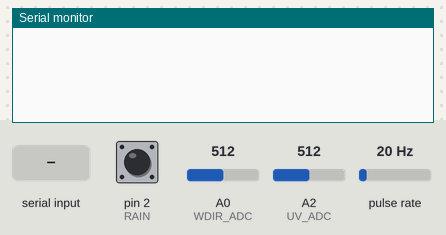
Bench run of a sketch on a simulated Arduino Uno, built with avr-gcc and run on an emulated ATmega328P. Shown: the last lines printed to the serial monitor. Wiring (inferred from the names in the program): pulse sensor: data pin 3. Inputs (shaded band) come from the test bench; at power-on: pin 2 (RAIN) HIGH, A0 (WDIR_ADC) = 512, A2 (UV_ADC) = 512, pulse rate 20 Hz.

Above: at 1.2 s.
1.3 s: "t" received over Serial
At 1.8 s:
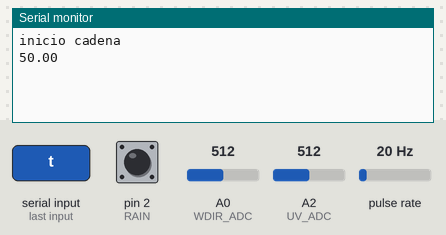
2.8 s: "1" received over Serial
At 4.0 s:
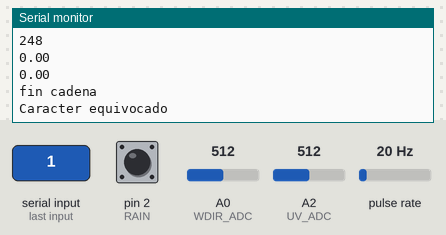
Timing chart, 0 to 5.8 s (numbered marks = the images above; inputs shaded):
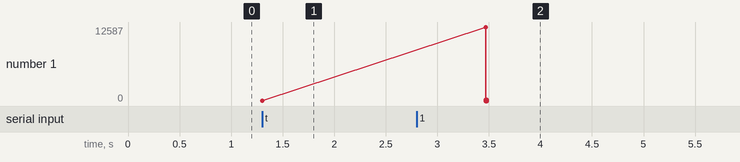

Measured:
- after the input at 1.3 s, the serial monitor: prints a new line at once (image 1)
- after the input at 2.8 s, the serial monitor: prints a new line after 0.68 s (image 2)

The sketch:

integrado_ok.ino
```cpp
/*
 * Sensores_lluvia_viento.ino
 * Created: 6/13/2017 10:30:59 AM
 * Author: protein-2017
 * URL: https://learn.sparkfun.com/tutorials/weather-shield-hookup-guide
 * URL github: https://github.com/sparkfun/Weather_Shield/blob/master/firmware/Weather_Shield_Weather_Station/Weather_Shield_Weather_Station.ino
 * Version: 2.0 (solo info sin procesar)
 * Circuito: Solo se necesita conectar una resistencia de 10K @ 5V en la salida de la VELETA (pin4 de roseta) y un condensador (1e-6 o 100e-9F) a TIERRA (véase datasheet).
 *				Toda la otra parte de la circuitería, es conexión a los puertos digitales/analogos de acuerdo a lo indicado en el programa.
 */


//Hardware pin definitions
//-=-=-=-=-=-=-=-=-=-=-=-=-=-=-=-=-=-=-=-=-=-=-=-=-=-=-=-=
// digital I/O pins
const byte WSPEED = 3;
const byte RAIN = 2;

// analog I/O pins
const byte WDIR_ADC = A0;
const byte LUMENS_ADC = A1;
const byte UV_ADC = A2;
//-=-=-=-=-=-=-=-=-=-=-=-=-=-=-=-=-=-=-=-=-=-=-=-=-=-=-=-=

//Global Variables
//-=-=-=-=-=-=-=-=-=-=-=-=-=-=-=-=-=-=-=-=-=-=-=-=-=-=-=-=
long lastSecond; //The millis counter to see when a second rolls by
byte seconds; //When it hits 60, increase the current minute
byte seconds_2m; //Keeps track of the "wind speed/dir avg" over last 2 minutes array of data
byte minutes; //Keeps track of where we are in various arrays of data
byte minutes_10m; //Keeps track of where we are in wind gust/dir over last 10 minutes array of data

long			lastWindCheck = 0;
volatile long	lastWindIRQ = 0;
volatile byte	windClicks = 0;

byte windspdavg[120]; //120 bytes to keep track of 2 minute average

#define WIND_DIR_AVG_SIZE 120
int		winddiravg[WIND_DIR_AVG_SIZE];		//120 ints to keep track of 2 minute average
float	windgust_10m[10];					//10 floats to keep track of 10 minute max
int		windgustdirection_10m[10];			//10 ints to keep track of 10 minute max
volatile float rainHour[60];			//60 floating numbers to keep track of 60 minutes of rain

//These are all the weather values that underground expects:
int		winddir = 0;			// [0-360 instantaneous wind direction]
char*	_nameWDir = "";
float	windspeed_kph = 0;	// [[kph instantaneous wind speed]

float	windgust_kph = 0;		// [[kph current wind gust]
int		windgustdir = 0;		// [0-360 using software specific time period]

float	windspd_kph_avg2m = 0;	//[kph 2 min average wind speed on kph]

int		winddir_avg2m = 0;		// [0-360 2 minute average wind direction]
float	windgust_kph_10m = 0;		//[kph past 10min wind gust mph]

int		windgustdir_10m = 0;	// [0-360 past 10 minutes wind gust direction]

float	rainin = 0;			// [rain inches over the past hour)] -- the accumulated rainfall in the past 60 min

volatile float dailyrainin = 0; // [rain inches so far today in local time]

// volatiles are subject to modification by IRQs
volatile unsigned long raintime, rainlast, raininterval, rain;

char* nameDirWind[]	={	"N","NNE","NE","ENE",
						"E","ESE","SE","SSE",
						"S","SSO","SO","OSO",
						"O","ONO","NO","NNO"	};	// 16 elementos

int numDirWind[]	={	0,23,45,68,
						90,113,135,158,
						180,203,225,248,
						270,293,315,338			}; // 16 elementos

//Variables para UV / Lumens
boolean	flag_consulta=false;
int		lect, sensorUV;
float	conv, lux, Vsig;
long	sum;

//-=-=-=-=-=-=-=-=-=-=-=-=-=-=-=-=-=-=-=-=-=-=-=-=-=-=-=-=

//Interrupt routines (these are called by the hardware interrupts, not by the main code)
//-=-=-=-=-=-=-=-=-=-=-=-=-=-=-=-=-=-=-=-=-=-=-=-=-=-=-=-=


void rainIRQ()		//VMH: Se modifica los valores para kilometros por hora (kph)
// Count rain gauge bucket tips as they occur
// Activated by the magnet and reed switch in the rain gauge, attached to input D2
{
    raintime = millis();				// grab current time
    raininterval = raintime - rainlast; // calculate interval between this and last event

    if (raininterval > 10)				// ignore switch-bounce glitches less than 10mS after initial edge
    {
        dailyrainin += 0.2794;			//Each dump is 0.2794mm of water	(dump: volcado)
		rainHour[minutes] += 0.2794;	//Increase this minute's amount of rain rainHour[0] +0.2794
        rainlast = raintime;			// set up for next event
    }
}


void wspeedIRQ()		//VMH: Sin modificaciones IRQ
// Activated by the magnet in the anemometer (2 ticks per rotation), attached to input D3
{
    if (millis() - lastWindIRQ > 10) // Ignore switch-bounce glitches less than 10ms (142MPH max reading) after the reed switch closes
    {
        lastWindIRQ = millis(); //Grab the current time
        windClicks++; //There is 1.492MPH for each click per second.
    }
}


void setup()
{
    Serial.begin(115200);
    pinMode(WSPEED, INPUT_PULLUP);				// input from wind meters windspeed sensor
    pinMode(RAIN, INPUT_PULLUP);				// input from wind meters rain gauge sensor
    seconds = 0;
    lastSecond = millis();
    // attach external interrupt pins to IRQ functions
    attachInterrupt(0, rainIRQ, FALLING);
    attachInterrupt(1, wspeedIRQ, FALLING);
    interrupts();								//turn on interrupts
}


//Calculates each of the variables that underground is expecting
// Esta seccion de funcion no se adultera, porque corresponde a la matematica aplicada a los valores que
// se capturan.
void calcWeather()
{
	//Calc winddir
	winddir = numDirWind[get_wind_direction()];	//get wind entrega el index para obtener el grado de la direccion
	//si se desea el cardinal de la direccion se utilizaría la funcion
	//nameDirWind[]
	//Calculo para windspeed en kph para avg2m
	float temp = 0;
	for (int i = 0; i < 120 ; i++)
	{
		temp += windspdavg[i];	//array se rellena en el loop()
	}
	temp /= 120.0;
	windspd_kph_avg2m = temp;

	//Calc winddir_avg2m, Wind Direction
	//You can't just take the average. Google "mean of circular quantities" for more info
	//We will use the Mitsuta method because it doesn't require trig functions
	//And because it sounds cool.
	//Based on: http://abelian.org/vlf/bearings.html
	//Based on: http://stackoverflow.com/questions/1813483/averaging-angles-again
	// FORMULA QUEDA INTACTA[!]
	long sum = winddiravg[0];
	int D = winddiravg[0];
	for(int i = 1 ; i < WIND_DIR_AVG_SIZE ; i++)
	{
		int delta = winddiravg[i] - D;

		if(delta < -180)
			D += delta + 360;
		else if(delta > 180)
			D += delta - 360;
		else
			D += delta;

		sum += D;
	}
	winddir_avg2m = sum / WIND_DIR_AVG_SIZE;
	if(winddir_avg2m >= 360) winddir_avg2m -= 360;
	if(winddir_avg2m < 0) winddir_avg2m += 360;

	//Find the largest windgust in the last 10 minutes
	windgust_kph_10m = 0;
	windgustdir_10m = 0;

	//Step through the 10 minutes in kph
	for (int i = 0; i < 10 ; i++)
	{
		if (windgust_10m[i] > windgust_kph_10m)
		{
			windgust_kph_10m = windgust_10m[i];
			windgustdir_10m = windgustdirection_10m[i];
		}
	}

	//Total rainfall for the day is calculated within the interrupt
	//Calculate amount of rainfall for the last 60 minutes
	rainin = 0;
	for(int i = 0 ; i < 60 ; i++)
	rainin += rainHour[i];
}

//Returns the instantaneous wind speed
//VMH: Se reemplaza unidad métrica de acumulación
float get_wind_speed()
{
	float deltaTime = millis() - lastWindCheck;		//se obtiene el tiempo en milisegundos entre la primera revision de la informacion
	deltaTime /= 1000.0;							//se lleva deltaTime a formato de unidad de segundos
	float windSpeed = (float)windClicks / deltaTime;	//se obtiene la cantidad de veces que se activó el interruptor magnético (1 interrupción es igual a 2.4kph)
	windClicks = 0;										//se vuelve a inicializar la variable volatil
	lastWindCheck = millis();							//se registra la actual medición de tiempo en milisegundos
	windSpeed *= 2.4;								//cantidad de veces interrumpidas por el factor 2.4, entrega la velocidad en kph
	return(windSpeed);								//retorna un float windSpeed
}

//Read the wind direction sensor, return heading in degrees
int get_wind_direction()
{
	unsigned int adc;
	adc = analogRead(WDIR_ADC); // get the current reading from the sensor

	// VMH: se realiza el cambio de parametro original que correspondía al valor en grados por
	// un valor que corresponde al indice de las matrices
	// nameDirWind y numDirWind

	if (adc < 68) return (5);
	if (adc < 89) return (3);
	if (adc < 98) return (4);
	if (adc < 129) return (7);
	if (adc < 189) return (6);
	if (adc < 249) return (9);
	if (adc < 299) return (8);
	if (adc < 419) return (1);
	if (adc < 469) return (2);
	if (adc < 609) return (11);
	if (adc < 639) return (10);
	if (adc < 709) return (15);
	if (adc < 795) return (0);
	if (adc < 829) return (13);
	if (adc < 889) return (14);
	if (adc < 949) return (12);
	return (-1); // error, disconnected?
}

void print_wind_dir_name(uint8_t x){
	if (x >= 0)	{
		Serial.print(nameDirWind[x]);
		}else{
		Serial.println("Error de lectura, posible pin desconectado");
	}
}

void print_wind_dir_grade(uint8_t x){
	if (x >= 0)	{
		Serial.print(numDirWind[x]);
		} else {
		Serial.println("Error de lectura, posible pin desconectado");
	}
}


//Prints the various variables directly to the port
//I don't like the way this function is written but Arduino doesn't support floats under sprintf
void printSensors()
{
	calcWeather(); //Go calc all the various sensors
	Serial.println("inicio cadena");
	Serial.println(lumens());
	delay(1);
	Serial.println(uv());
	delay(1);
	Serial.println(winddir);					//lectura DIRECCION (Grados) instantánea
	delay(1);
	Serial.println(_nameWDir);					//lectura DIRECCION (Cardinal) instantánea
	delay(1);
	Serial.println(winddir_avg2m);				//lectura DIRECCION (Grados) prom 2min
	delay(1);
	Serial.println(windspd_kph_avg2m, 2);		//lectura VIENTO prom 2min, imprime con 1 decimal
	delay(1);
	Serial.println(windgust_kph, 2);			//lectura RAFAGA instantánea
	delay(1);
	Serial.println(windgust_kph_10m, 2);		//lectura RAFAGA prom 10min
	delay(1);
	Serial.println(windgustdir);				//lectura DIRECCION RAFAGA instantanea
	delay(1);
	Serial.println(windgustdir_10m);			//lectura DIRECCION RAFAGA prom 10min
	delay(1);
	Serial.println(rainin, 2);				//lectura acumulativa de la lluvia durante 1hr (tras 1hr se reinicia)
	delay(1);
	Serial.println(dailyrainin, 2);			//lectura instantanea de la lluvia acumulada (habría que considerar resetear el valor desde el acumulador)
	delay(1);
	Serial.println("fin cadena");
}


void loop()
{
    //Keep track of which minute it is
	if(millis() - lastSecond >= 1000)
    {
    lastSecond += 1000;
        //Take a speed and direction reading every second for 2 minute average
        if(++seconds_2m > 119) seconds_2m = 0;

        //Calc the wind speed and direction every second for 120 second to get 2 minute average
        float currentSpeed = get_wind_speed();
        windspeed_kph = currentSpeed; //update global variable for windspeed when using the printWeather() function
        int current_index_Direction = get_wind_direction();
		_nameWDir = nameDirWind[current_index_Direction];
		windspdavg[seconds_2m] = (int)currentSpeed;
		winddiravg[seconds_2m] = numDirWind[current_index_Direction];

        //Check to see if this is a gust for the minute
        if(currentSpeed > windgust_10m[minutes_10m])
        {
            windgust_10m[minutes_10m] = currentSpeed;
            windgustdirection_10m[minutes_10m] = numDirWind[current_index_Direction];
        }

		//Check to see if this is a gust for the day in kph
		if (currentSpeed > windgust_kph)		//Si la velocidad actual es MAYOR que la velocidad de RAFAGA
		{
			windgust_kph = currentSpeed;
			windgustdir = numDirWind[current_index_Direction];
		}

        if(++seconds > 59)
        {
            seconds = 0;

            if(++minutes > 59) minutes = 0;
            if(++minutes_10m > 9) minutes_10m = 0;
			if(lastSecond > 0xFFFFFFF0) lastSecond = 0;	//evitar activar WD por desborde
			if(lastWindIRQ > 0xFFFFFFF0) lastWindIRQ = 0; //evitar activar WD por desborde
            rainHour[minutes] = 0; //Zero out this minute's rainfall amount
            windgust_10m[minutes_10m] = 0; //Zero out this minute's gust
        }

        //Originalmente la pregunta de los parámetros iba acá, pero como ya no se necesita
		//preguntar a cada segundo por lo parámetros, sino más bien, por cada consulta
		//que viene desde la raspberry, se habilita el SerialEvent()
	}

}


//-----------------FRANCIS------------------------


float lumens()
{
//lectura lumens
	lect = analogRead(LUMENS_ADC);
	conv = lect*0.0048828125;
	lux=((2500/conv)-500)/10;
	return(lux);
}

float uv()
{
//lectura uv
	sum=0;		//iniciado por cada llamada

	for(int i=0;i<1024;i++)
	{
		sensorUV=analogRead(UV_ADC);
		sum=sensorUV+sum;
		delay(2);
	}

	sum = sum >> 10;			//eliminar valores de menor peso.
	Vsig = sum*4980.0/1023.0;	// Vsig is the value of voltage measured from the SIG pin of the Grove interface
	if (Vsig < 50) {return(0);}
	if (Vsig > 50 && Vsig < 227) {return(1);}
	if (Vsig > 227 && Vsig < 318) {return(2);}
	if (Vsig > 318 && Vsig < 408) {return(3);}
	if (Vsig > 408 && Vsig < 503) {return(4);}
	if (Vsig > 503 && Vsig < 606) {return(5);}
	if (Vsig > 606 && Vsig < 696) {return(6);}
	if (Vsig > 696 && Vsig < 795) {return(7);}
	if (Vsig > 795 && Vsig < 881) {return(8);}
	if (Vsig > 881 && Vsig < 976) {return(9);}
	if (Vsig > 976 && Vsig < 1079) {return(10);}
	if (Vsig > 1079 && Vsig < 1170) {return(11);}
	if (Vsig > 1170) {return('11+');}
}

void serialEvent(){
	while(Serial.available()){
		char inChar = (char)Serial.read();
		if (inChar == 't')
		{
			printSensors();
		}else{
			Serial.println("Caracter equivocado");
		}
	}
}
```
